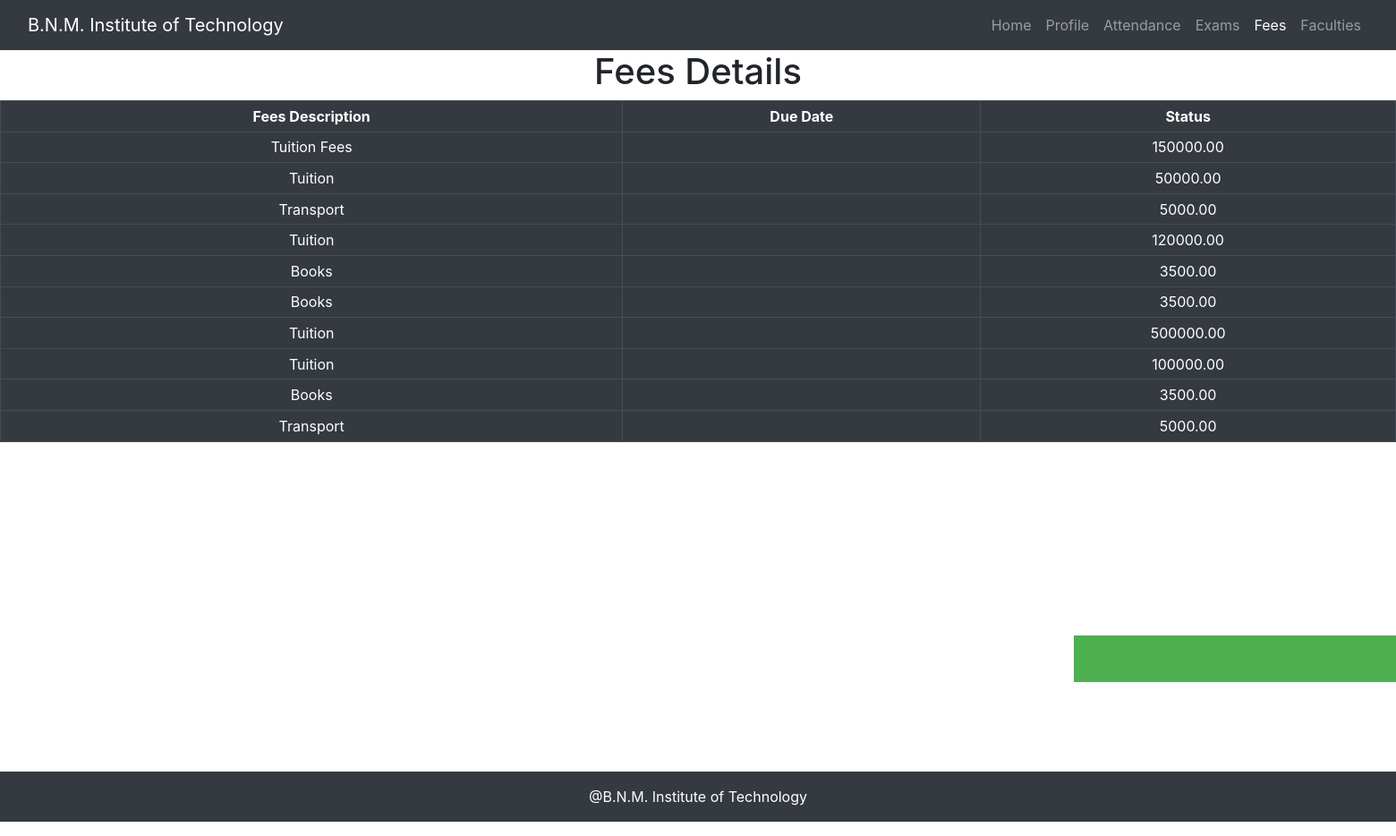
The app's page /feesp.php with its own data.
### tables this page shows
CREATE TABLE `fees` (
  `id` int(5) NOT NULL,
  `USN` varchar(10) NOT NULL,
  `Fees_Description` varchar(255) NOT NULL,
  `Amount` decimal(8,2) NOT NULL,
  `Due_date` date NOT NULL,
  `Status` varchar(10) NOT NULL
);

### feesp.php (the view, shortened to what this page needs)
<!DOCTYPE HTML>
<html>
<head>
<link href="style.css" rel="stylesheet">
  <link rel="stylesheet" href="https://maxcdn.bootstrapcdn.com/bootstrap/4.5.2/css/bootstrap.min.css">
</head>
<body>
	<nav class="navbar navbar-expand-lg navbar-dark bg-dark">
  <div class="container-fluid">
    <a class="navbar-brand" href="#">B.N.M. Institute of Technology</a>
    <div class="collapse navbar-collapse" id="navbarSupportedContent">
      <ul class="navbar-nav ml-auto mb-2 mb-lg-0">
        <li class="nav-item">
          <a class="nav-link" href="index.php">Home</a>
        </li>
        <li class="nav-item">
          <a class="nav-link" href="profiled.php">Profile</a>
        </li>
        <li class="nav-item">
          <a class="nav-link" href="attendance.php">Attendance</a>
        </li>
        <li class="nav-item">
          <a class="nav-link" href="exams.php">Exams</a>
        </li>
        <li class="nav-item">
          <a class="nav-link active"  aria-current="page" href="fees.php">Fees</a>
        </li>
        <a class="nav-link" href="faculties.php">Faculties</a>
      </ul>
    </div>
  </div>
</nav>
<div>
	<h1 class="text-center">Fees Details</h1>
</div>
<div>
<table class="table table-dark table-bordered table-sm text-center" style="margin-right: auto margin-left: auto">
  <tr>
    <th scope="col">Fees Description</th>
    <th scope="col">Due Date</th>
    <th scope="col">Status</th>
  </tr>
  <?php
  include('connection.php');
$sql = "SELECT * FROM fees";
$result = $conn->query($sql);
if (!empty($result) && $result->num_rows > 0) {
  while($row = $result->fetch_assoc()) {
    echo '<tr><td>'  . $row["Fees_Description"]. "</td><td> " . $row["Due_Date"]. "</td><td> " . $row["Amount"]. '</td></tr>';
  }
} else {
  echo "0 results";
}
?>
  </table>
</div>
<button type="submit" class="payment">Pay Now</button>
</body>
<footer style="margin-top: 100px">
	<p class="p-3 bg-dark text-white text-center">@B.N.M. Institute of Technology</p>
</footer>
</html>

### style.css (style rules this page uses)
button { background-color: #4CAF50; color: white; padding: 14px 20px; margin: 8px 0; border: none; cursor: pointer; width: 100%; }

### feesp.php (style rules this page uses)
.payment { background-color: #4CAF50; color: #000000; margin-left: 1200px; margin-top: 200px; }

### records on screen
fees: Fees_Description "Tuition Fees", Amount "150000.00"
fees: Fees_Description "Tuition", Amount "50000.00"
fees: Fees_Description "Transport", Amount "5000.00"
fees: Fees_Description "Tuition", Amount "120000.00"
fees: Fees_Description "Books", Amount "3500.00"
fees: Fees_Description "Books", Amount "3500.00"
fees: Fees_Description "Tuition", Amount "500000.00"
fees: Fees_Description "Tuition", Amount "100000.00"
fees: Fees_Description "Books", Amount "3500.00"
fees: Fees_Description "Transport", Amount "5000.00"
